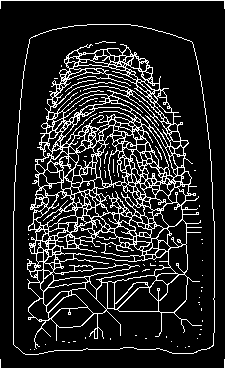
#> input picture server/trial-out.png, 225 x 369 px
$ python sift_detect.py
#> lines starting #> are read from the running program, lines starting #| are printed output that depends on the picture
import numpy as np
import cv2 as cv
import glob, os

MIN_MATCH_COUNT = 15

#PHOTO TO FIND FEATURE POINTS

input_img = cv.imread('trial-out.png')
#> input_img is the input picture: shape (369, 225, 3); 14.4% white in thin lines or dots
input_img=input_img.astype('uint8')
gray= cv.cvtColor(input_img,cv.COLOR_BGR2GRAY)
#> gray: shape (369, 225); 14.4% white in thin lines or dots
sift = cv.xfeatures2d.SIFT_create()
kp = sift.detect(input_img,None)
#> kp = 803 keypoints; strongest (x, y, size): (154, 181, 2), (144, 163, 2), (143, 196, 1.9), (94, 129, 1.8)
img1=cv.drawKeypoints(input_img,kp,input_img)
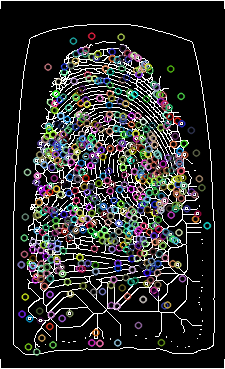
#> img1: shape (369, 225, 3); mean B, G, R 43.5, 43.8, 43.9

flag=0

os.chdir("../database/")
for file in glob.glob("*.png"):

    frame=cv.imread(file)
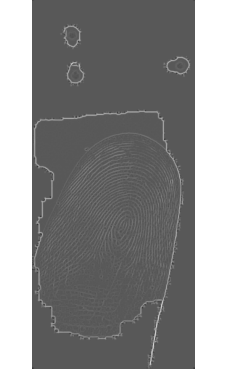
#> input picture server/fig0.png, 225 x 369 px
#> frame is the input picture: shape (369, 225, 3); min 56, max 255, mean 136.7
    frame=frame.astype('uint8')
    gray1 = cv.cvtColor(frame, cv.COLOR_BGR2GRAY)

    sift = cv.xfeatures2d.SIFT_create()
    kp = sift.detect(frame,None)
#> kp = 10 keypoints; (x, y, size): (33, 126, 2.2), (52, 324, 2.4), (72, 67, 1.9), (181, 202, 3.5), (181, 202, 3.5), (72, 43, 3), (72, 43, 3), (72, 43, 3), (171, 66, 3.9), (171, 66, 3.9)
    img2=cv.drawKeypoints(frame,kp,frame)
    kp1, des1 = sift.detectAndCompute(img1,None)
#> kp1 = 964 keypoints; strongest (x, y, size): (58, 81, 2.4), (94, 78, 1.8), (60, 194, 2.3), (76, 60, 2)
    kp2, des2 = sift.detectAndCompute(img2,None)
#> kp2 = 13 keypoints; strongest (x, y, size): (33, 126, 2.3), (34, 119, 4.1), (76, 43, 2), (70, 44, 2.2)

    FLANN_INDEX_KDTREE = 0
    index_params = dict(algorithm = FLANN_INDEX_KDTREE, trees = 5)
    search_params = dict(checks = 50)
    flann = cv.FlannBasedMatcher(index_params, search_params)
    matches=flann.knnMatch(np.asarray(des1,np.float32),np.asarray(des2,np.float32),k=2)
#> matches = 964 matches
    good = []
    for m,n in matches:
        if m.distance < 0.7*n.distance:
            good.append(m)
#> after the loop, good = 1 matches
    if len(good)>10:
        src_pts = np.float32([ kp1[m.queryIdx].pt for m in good ]).reshape(-1,1,2)
        dst_pts = np.float32([ kp2[m.trainIdx].pt for m in good ]).reshape(-1,1,2)
        M, mask = cv.findHomography(src_pts, dst_pts, cv.RANSAC,5.0)
        matchesMask = mask.ravel().tolist()
        print("Matched "+str(file))
        flag=1
    else:
        matchesMask = None

    draw_params = dict(matchColor = (0,255,0), # draw matches in green color
                   singlePointColor = None,
                   matchesMask = matchesMask, # draw only inliers
                   flags = 2)

    img3 = cv.drawMatches(img1,kp1,img2,kp2,good,None,**draw_params)
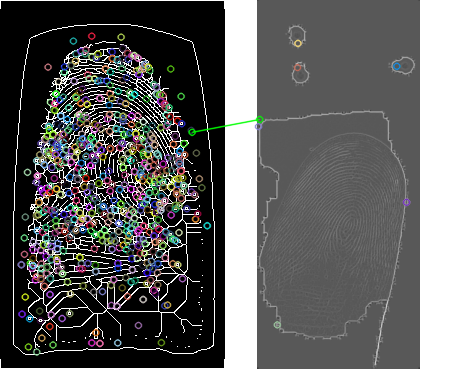
#> img3: shape (369, 450, 3); mean B, G, R 90.1, 90.4, 90.2

    cv.imshow("Match",img3)

    cv.waitKey(0)
    cv.destroyAllWindows()
#> pass 2 of the loop `for file in glob.glob("*.png"):`:
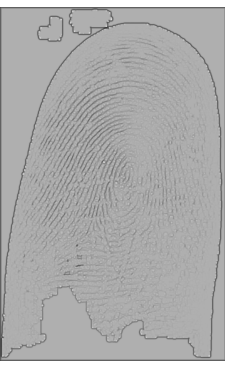
#> input picture server/fig1.png, 225 x 369 px
#> frame is the input picture: shape (369, 225, 3); min 60, max 255, mean 171.3
#> `kp = sift.detect(frame,None)`: kp = 121 keypoints; strongest (x, y, size): (110, 24, 2), (94, 31, 2.6), (41, 334, 1.8), (91, 35, 2.9)
#> `img2=cv.drawKeypoints(frame,kp,frame)`:
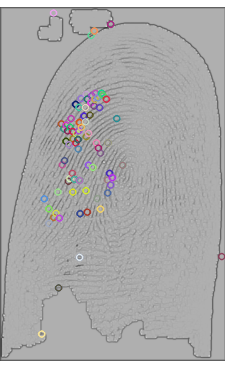
#> img2: shape (369, 225, 3); mean B, G, R 170.9, 170.6, 171.1
#> kp2 = 147 keypoints; strongest (x, y, size): (75, 104, 2.1), (68, 181, 2.1), (109, 173, 2.1), (80, 213, 2.1)
#> after the loop `for m,n in matches:`: good = 3 matches
#> `img3 = cv.drawMatches(img1,kp1,img2,kp2,good,None,**draw_params)`:
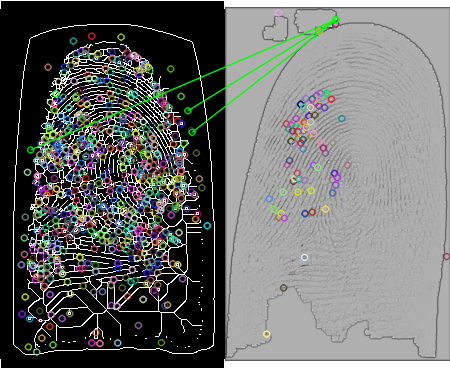
#> img3: shape (369, 450, 3); mean B, G, R 106.6, 108.1, 106.9

if flag==0:
    print("No Matches among the given set!!")
